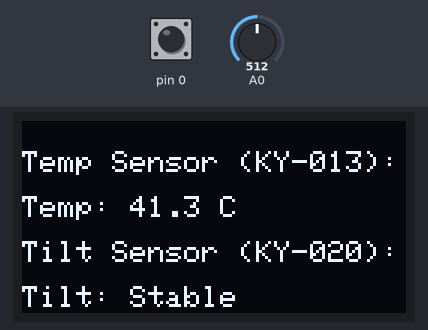
Bench run of a sketch on a simulated Arduino Uno, built for the host (arithmetic inside an expression is 32-bit, double 64-bit). Shown: 128×64 one-colour display. Inputs (shaded band) come from the test bench; at power-on: A0 = 512, pin 0 HIGH.

Above: at 1.3 s.
1.4 s: A0 set to 522
At 2.8 s:
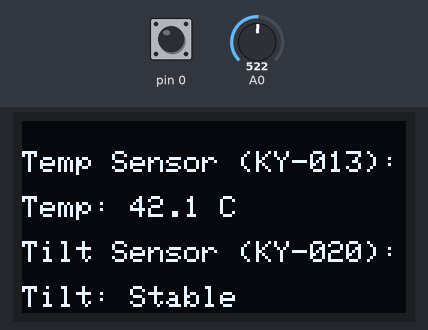
3.1 s: pin 0 pulled LOW for 0.65 s
At 4.0 s:
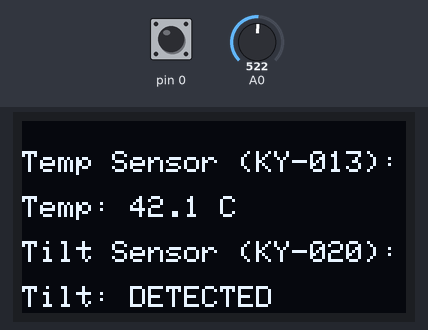
5.7 s: A0 set to 511
At 6.5 s:
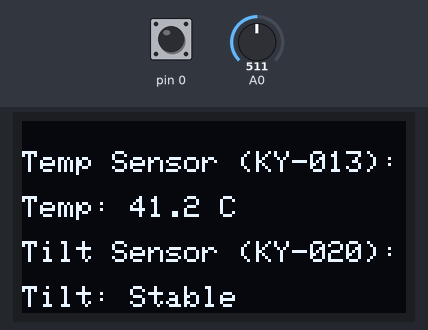
7.3 s: pin 0 pulled LOW for 1 s
At 8.1 s:
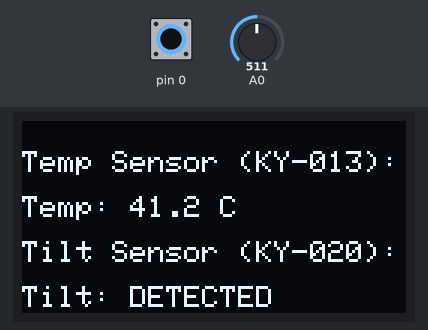
9.9 s: pin 0 pulled LOW for 3.2 s
14.6 s: A0 set to 306
At 15.8 s:
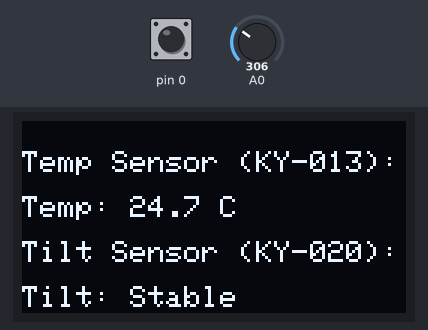
Timing chart, 0 to 17.2 s (numbered marks = the images above; inputs shaded):
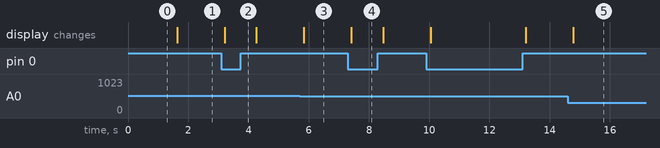

The sketch:

Tilt_Temp_ky_sensor.ino
```cpp
#include <Wire.h>
#include <Adafruit_GFX.h>
#include <Adafruit_SSD1306.h>

// OLED Settings
#define SCREEN_WIDTH 128
#define SCREEN_HEIGHT 64
Adafruit_SSD1306 display(SCREEN_WIDTH, SCREEN_HEIGHT, &Wire, -1);

// KY-013 Temp Sensor (Analog)
#define TEMP_PIN PA0

// KY-020 Tilt Sensor (Digital)
#define TILT_PIN PB0

void setup() {
  Serial.begin(115200);

  pinMode(TILT_PIN, INPUT_PULLUP);

  // Initialize OLED
  if (!display.begin(SSD1306_SWITCHCAPVCC, 0x3C)) {
    Serial.println("OLED failed");
    while (1);
  }

  display.clearDisplay();
  display.setTextSize(1);
  display.setTextColor(WHITE);
}

void loop() {
  int rawTemp = analogRead(TEMP_PIN);
  float voltage = rawTemp * (3.3 / 4095.0); // STM32 ADC: 12-bit (0–4095)
  float temperature = voltage * 100.0; // LM393 approx: 10mV/°C

  bool tiltDetected = !digitalRead(TILT_PIN); // Active LOW

  // OLED Output
  display.clearDisplay();
  display.setCursor(0, 10);
  display.print("Temp Sensor (KY-013):");
  display.setCursor(0, 25);
  display.print("Temp: ");
  display.print(temperature, 1);
  display.print(" C");

  display.setCursor(0, 40);
  display.print("Tilt Sensor (KY-020):");
  display.setCursor(0, 55);
  display.print("Tilt: ");
  display.print(tiltDetected ? "DETECTED" : "Stable");

  display.display();

  delay(500);
}
```

Measured:
- the behaviour switches between 513 and 514 on A0 (found by bisection; images 0 and 1)
- after the input at 1.4 s, the display: changes after 0.23 s (image 1)
- after the input at 3.1 s, the display: changes after 0.11 s (image 2)
- after the input at 5.7 s, the display: changes after 0.14 s (image 3)
- after the input at 7.3 s, the display: changes after 0.12 s (image 4)
- after the input at 14.6 s, the display: changes after 0.18 s (image 5)
